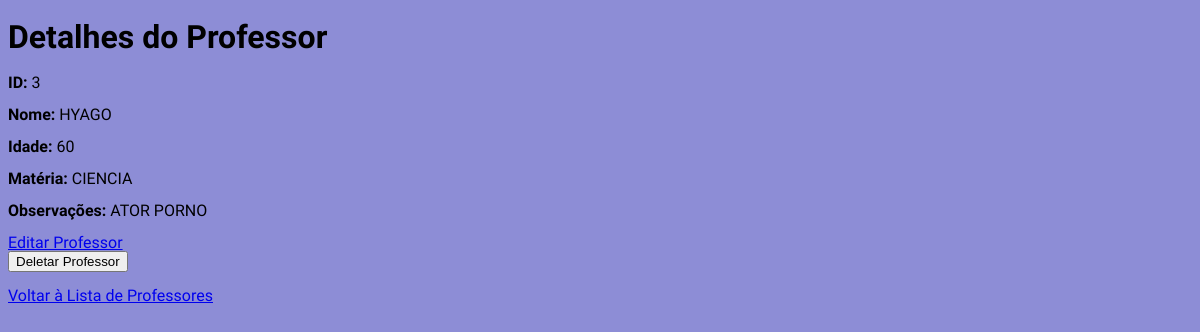
The app's page /professores/3 with its own data.
### models/professor.py (models this page shows, shortened)
class Professor(db.Model):
    __tablename__ = 'professores'
    id = db.Column(db.Integer, primary_key=True)
    nome = db.Column(db.String(100), nullable=False)
    idade = db.Column(db.Integer)
    materia = db.Column(db.String(100))
    observacoes = db.Column(db.Text)
    turmas = db.relationship('Turma', back_populates='professor')

### controller/professor.py (the view)
@professor_blueprint.route('/professores/<int:id_professor>', methods=['GET'])
def get_professor(id_professor):
    try:
        professor = professor_por_id(id_professor)
        return render_template('professores/professor_id.html', professor=professor)
    except ProfessorNaoEncontrado:
        return jsonify({'message': 'Professor não encontrado'}), 404

### models/professor.py (called while the page is built)
def professor_por_id(id_professor):
    professor = Professor.query.get(id_professor)
    if not professor:
        raise ProfessorNaoEncontrado
    return {
        'id': professor.id,
        'nome': professor.nome,
        'idade': professor.idade,
        'materia': professor.materia,
        'observacoes': professor.observacoes,
        'turmas': [{'id': turma.id, 'descricao': turma.descricao} for turma in professor.turmas]
    }

### templates/professores/professor_id.html (shortened to what this page needs)
<!DOCTYPE html>
<html lang="pt-BR">
  <link rel="stylesheet" href="/styles/global.css">
  <link rel="stylesheet" href="/styles/reset.css">
<head>
</head>
<body>
  <h1>Detalhes do Professor</h1>
  <p><strong>ID:</strong> {{ professor.id }}</p>
  <p><strong>Nome:</strong> {{ professor.nome }}</p>
  <p><strong>Idade:</strong> {{ professor.idade }}</p>
  <p><strong>Matéria:</strong> {{ professor.materia }}</p>
  <p><strong>Observações:</strong> {{ professor.observacoes }}</p>
  <a href="{{ url_for('professor.editar_professor_page', id_professor=professor.id) }}">Editar Professor</a>
  <form action="{{ url_for('professor.delete_professor', id_professor=professor.id) }}" method="POST">
    <button type="submit">Deletar Professor</button>
  </form>
  <br>
  <a href="{{ url_for('professor.get_professores') }}">Voltar à Lista de Professores</a>
</body>
</html>

### styles/global.css (style rules this page uses)
body { background-color: rgb(141, 141, 214); font-family: "Signika", sans-serif; text-decoration: none; }

### records on screen
Professor: nome "HYAGO", materia "CIENCIA", observacoes "ATOR PORNO"

### other values on screen
{{ professor.id }} "3"
{{ professor.idade }} "60"
